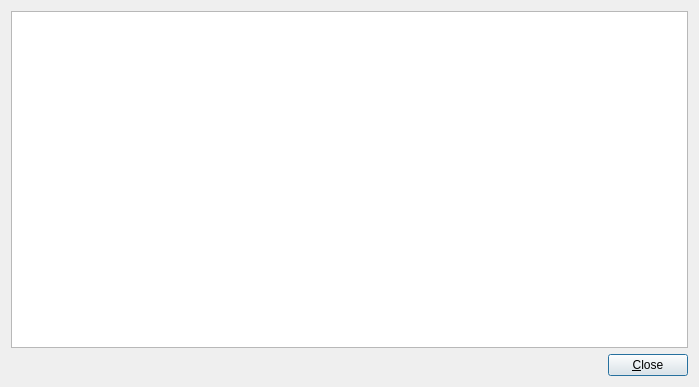
<?xml version="1.0" encoding="UTF-8"?>
<ui version="4.0">
 <class>GraphicsViewWindow</class>
 <widget class="QDialog" name="GraphicsViewWindow">
  <property name="geometry">
   <rect>
    <x>0</x>
    <y>0</y>
    <width>699</width>
    <height>387</height>
   </rect>
  </property>
  <property name="windowTitle">
   <string>PyPC-NC Graphics View</string>
  </property>
  <layout class="QVBoxLayout" name="verticalLayout">
   <item>
    <widget class="QGraphicsView" name="graphicsView"/>
   </item>
   <item>
    <layout class="QHBoxLayout" name="horizontalLayout">
     <item>
      <spacer name="horizontalSpacer">
       <property name="orientation">
        <enum>Qt::Horizontal</enum>
       </property>
       <property name="sizeHint" stdset="0">
        <size>
         <width>40</width>
         <height>20</height>
        </size>
       </property>
      </spacer>
     </item>
     <item>
      <widget class="QPushButton" name="closeButton">
       <property name="text">
        <string>&amp;Close</string>
       </property>
      </widget>
     </item>
    </layout>
   </item>
  </layout>
 </widget>
 <resources/>
 <connections/>
</ui>
